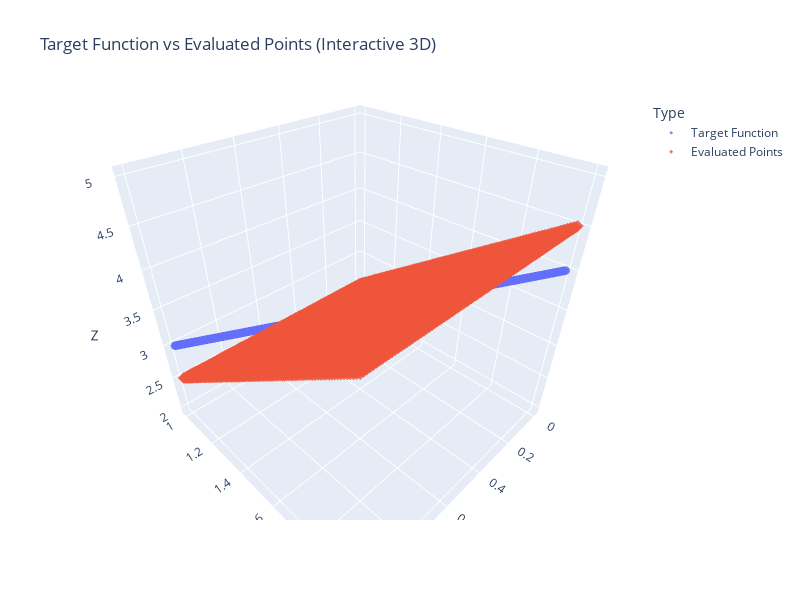

The notebook cell saved with this chart:
### Code cell
problems.p4_a.plot()

### Figure 1 — Plotly figure (JSON) as saved in the notebook; plotly's stock layout.template omitted (floating-point values rounded to 4 significant figures; data arrays with more than 128 entries replaced by an {"elided": "..."} marker saying what was removed)
{"data": [{"hovertemplate": "Type=Target Function<br>X=%{x}<br>Y=%{y}<br>Z=%{z}<extra></extra>", "legendgroup": "Target Function", "marker": {"color": "#636efa", "opacity": 0.8, "size": 3, "symbol": "circle"}, "mode": "markers", "name": "Target Function", "scene": "scene", "showlegend": true, "type": "scatter3d", "x": {"elided": "10000 float values"}, "y": {"elided": "10000 float values"}, "z": {"elided": "10000 float values"}}, {"hovertemplate": "Type=Evaluated Points<br>X=%{x}<br>Y=%{y}<br>Z=%{z}<extra></extra>", "legendgroup": "Evaluated Points", "marker": {"color": "#EF553B", "opacity": 0.8, "size": 3, "symbol": "diamond"}, "mode": "markers", "name": "Evaluated Points", "scene": "scene", "showlegend": true, "type": "scatter3d", "x": {"elided": "10000 float values"}, "y": {"elided": "10000 float values"}, "z": {"elided": "10000 float values"}}], "layout": {"height": 600, "legend": {"title": {"text": "Type"}, "tracegroupgap": 0}, "scene": {"aspectmode": "cube", "camera": {"eye": {"x": 1, "y": 1, "z": 1}}, "domain": {"x": [0, 1], "y": [0, 1]}, "xaxis": {"title": {"text": "X"}}, "yaxis": {"title": {"text": "Y"}}, "zaxis": {"title": {"text": "Z"}}}, "title": {"text": "Target Function vs Evaluated Points (Interactive 3D)"}, "width": 800}}
